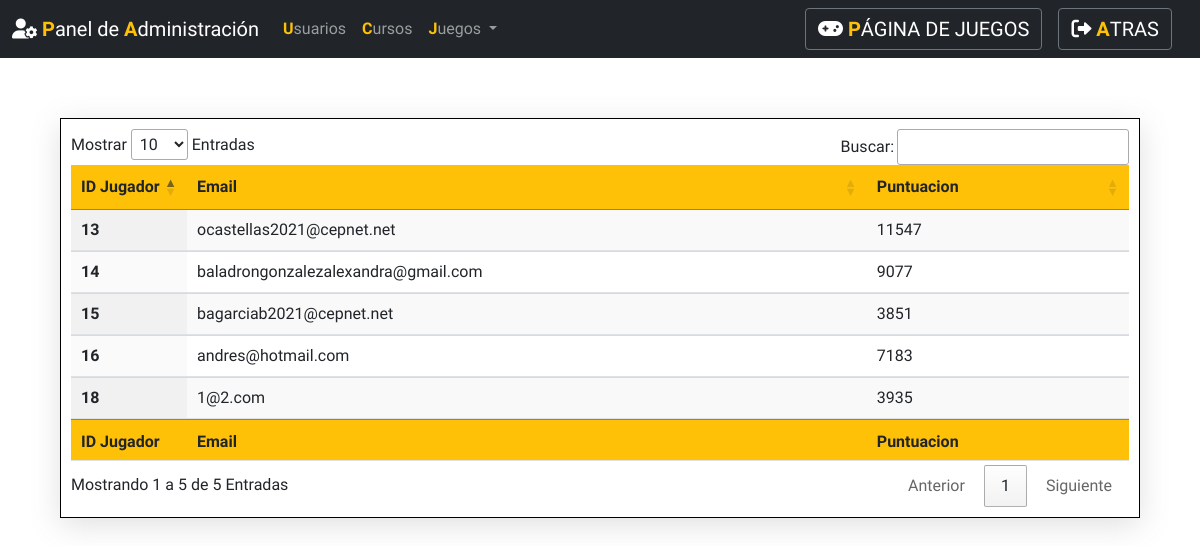
The page /ADMIN/juego4.php on the database its author committed.
### tables this page shows
CREATE TABLE `usuario_juego_curso` (
  `Id` int NOT NULL AUTO_INCREMENT,
  `IdJuego` int NOT NULL,
  `IdUsuario` int NOT NULL,
  `IdCurso` int DEFAULT NULL,
  `Puntuacion` int DEFAULT NULL,
  PRIMARY KEY (`Id`),
  KEY `FK_Usuario_idx` (`IdUsuario`),
  KEY `FK_Juego_idx` (`IdJuego`),
  KEY `FK_Curso_idx` (`IdCurso`),
  KEY `FK_Usuario_jidx` (`IdUsuario`),
  KEY `FK_Juego_idix` (`IdJuego`),
  KEY `FK_Curso_idix` (`IdCurso`),
  CONSTRAINT `FK_CursoJuego` FOREIGN KEY (`IdCurso`) REFERENCES `curso` (`Id`),
  CONSTRAINT `FK_JuegoJuego` FOREIGN KEY (`IdJuego`) REFERENCES `juego` (`Id`),
  CONSTRAINT `FK_UsuarioJuego` FOREIGN KEY (`IdUsuario`) REFERENCES `usuario` (`Id`)
);

CREATE TABLE `usuario` (
  `Id` int NOT NULL AUTO_INCREMENT,
  `Email` varchar(50) NOT NULL,
  `Nombre` varchar(20) NOT NULL,
  `Apellido` varchar(50) NOT NULL,
  `Password` varchar(100) NOT NULL,
  `Admin` tinyint NOT NULL,
  `Idioma` int NOT NULL,
  PRIMARY KEY (`Id`),
  UNIQUE KEY `Email_UNIQUE` (`Email`)
);

### ADMIN/php_librarys/bd.php (called while the page is built, shortened)
<?php
function openBd(){
    $servername = "localhost";
    $username = "root";
    $password = "mysql";
  $conexion = new PDO("mysql:host=$servername;dbname=juego", $username, $password);
  $conexion->setAttribute(PDO::ATTR_ERRMODE, PDO::ERRMODE_EXCEPTION);
  $conexion->exec("set names utf8");
  return $conexion;
}
function closeBd(){
    return null;
}
function selectRanking4(){
    $conexion=openBd();
    $sentenciaText="select * from usuario_juego_curso INNER JOIN usuario ON usuario.Id = usuario_juego_curso.IdUsuario where idJuego=4 ORDER BY Puntuacion DESC;";
    $sentencia = $conexion->prepare($sentenciaText);
    $sentencia->execute();
    $resultado=$sentencia->fetchAll();
    return $resultado;
}

### ADMIN/juego4.php (the view, shortened to what this page needs)
<?php require_once('./php_librarys/bd.php');
$juego4 = selectRanking4();
?>
<!doctype html>
<html lang="en">
  <head>
    <link href="https://cdn.jsdelivr.net/npm/bootstrap@5.1.3/dist/css/bootstrap.min.css" rel="stylesheet">
<link rel="stylesheet" href="https://cdn.datatables.net/1.11.3/css/jquery.dataTables.min.css">
<link rel="stylesheet" href="styles/style.css">
<link rel="stylesheet" href="https://cdnjs.cloudflare.com/ajax/libs/font-awesome/6.0.0-beta2/css/all.min.css">
  </head>
  <body>
  <header>
    <?php include "php_partials/navbar.php";?>
  </header>
    <div class="container-fluid container-principal">
      <table id="example" class="display table table-striped " style="width:100%">
        <thead >
            <tr>
                <th class="bg-warning text-dark idUsuario">ID Jugador</th>
                <th class="bg-warning text-dark">Email</th>
                <th class="bg-warning text-dark">Puntuacion</th>
            </tr>
        </thead>
        <tbody>
           <?php
              foreach ($juego4 as  $usuario) {
                echo "<tr>";
                echo "<th class=\"idUsuario\" scope=\"row\">" . $usuario['IdUsuario'] . "</th>";
                echo "<td>" . $usuario['Email'] . "</td>";
                echo "<td>".$usuario['Puntuacion']."</td>";
                echo "</tr>";
              }
              ?>
        </tbody>
        <tfoot>
            <tr>
            <th class="bg-warning text-dark">ID Jugador</th>
            <th class="bg-warning text-dark">Email</th>
            <th class="bg-warning text-dark">Puntuacion</th>
            </tr>
        </tfoot>
      </table>
    </div>
  </body>
</html>

### ADMIN/styles/style.css (style rules this page uses)
body { box-sizing: border-box; background:url(../img/fondo.png)no-repeat center center fixed; background-size: cover; font-family: 'Open Sans Condensed', sans-serif; font-family: 'Saira Condensed', sans-serif; }
.container-principal { width: 90%; margin-top: 60px; padding: 10px; border: 1px solid rgb(0, 0, 0); background-color: rgb(255, 255, 255); box-shadow: rgba(100, 100, 111, 0.2) 0px 7px 29px 0px; }
.idUsuario { width: 80px; }

### rows shown on the page
usuario_juego_curso: IdUsuario "13", IdUsuario.Email "ocastellas2021@cepnet.net", Puntuacion "11547"
usuario_juego_curso: IdUsuario "14", IdUsuario.Email "baladrongonzalezalexandra@gmail.com", Puntuacion "9077"
usuario_juego_curso: IdUsuario "16", IdUsuario.Email "andres@hotmail.com", Puntuacion "7183"
usuario_juego_curso: IdUsuario "18", IdUsuario.Email "1@2.com", Puntuacion "3935"
usuario_juego_curso: IdUsuario "15", IdUsuario.Email "bagarciab2021@cepnet.net", Puntuacion "3851"
